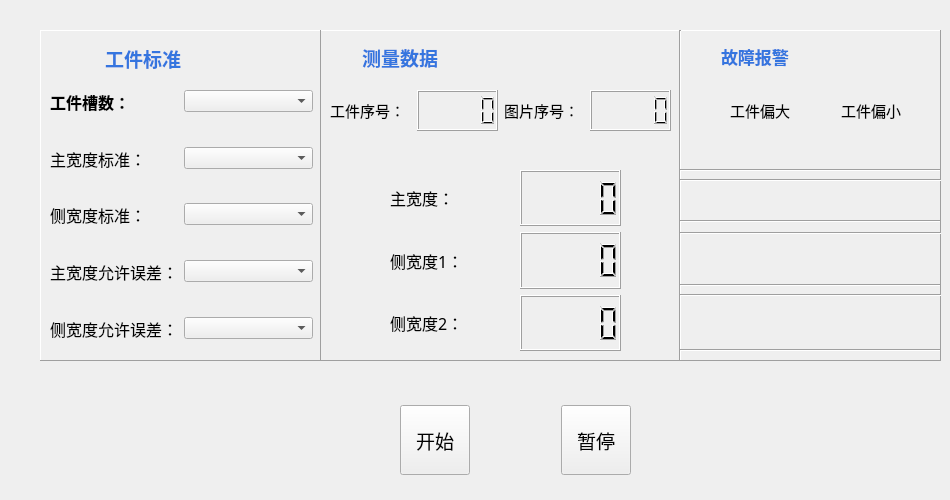
    <widget class="QWidget" name="tab">
     <attribute name="title">
      <string>主界面</string>
     </attribute>
     <widget class="QFrame" name="frame_3">
      <property name="geometry">
       <rect>
        <x>320</x>
        <y>30</y>
        <width>621</width>
        <height>331</height>
       </rect>
      </property>
      <property name="frameShape">
       <enum>QFrame::Panel</enum>
      </property>
      <property name="frameShadow">
       <enum>QFrame::Raised</enum>
      </property>
      <widget class="QWidget" name="layoutWidget_2">
       <property name="geometry">
        <rect>
         <x>370</x>
         <y>10</y>
         <width>131</width>
         <height>32</height>
        </rect>
       </property>
       <layout class="QHBoxLayout" name="horizontalLayout_3">
        <item>
         <widget class="QLabel" name="label_5">
          <property name="minimumSize">
           <size>
            <width>25</width>
            <height>25</height>
           </size>
          </property>
          <property name="maximumSize">
           <size>
            <width>25</width>
            <height>25</height>
           </size>
          </property>
          <property name="text">
           <string/>
          </property>
          <property name="pixmap">
           <pixmap resource="res.qrc">:/image/image/danger.png</pixmap>
          </property>
          <property name="scaledContents">
           <bool>true</bool>
          </property>
         </widget>
        </item>
        <item>
         <widget class="QLabel" name="label_6">
          <property name="font">
           <font>
            <family>微软雅黑</family>
            <pointsize>13</pointsize>
            <weight>75</weight>
            <bold>true</bold>
           </font>
          </property>
          <property name="autoFillBackground">
           <bool>false</bool>
          </property>
          <property name="styleSheet">
           <string notr="true">color:rgb(53, 117, 223)</string>
          </property>
          <property name="text">
           <string>故障报警</string>
          </property>
          <property name="wordWrap">
           <bool>false</bool>
          </property>
         </widget>
        </item>
       </layout>
      </widget>
      <widget class="Line" name="line">
       <property name="geometry">
        <rect>
         <x>330</x>
         <y>0</y>
         <width>61</width>
         <height>331</height>
        </rect>
       </property>
       <property name="orientation">
        <enum>Qt::Vertical</enum>
       </property>
      </widget>
      <widget class="QWidget" name="layoutWidget">
       <property name="geometry">
        <rect>
         <x>70</x>
         <y>140</y>
         <width>94</width>
         <height>181</height>
        </rect>
       </property>
       <layout class="QVBoxLayout" name="verticalLayout">
        <item>
         <widget class="QLabel" name="label_25">
          <property name="font">
           <font>
            <family>微软雅黑</family>
            <pointsize>12</pointsize>
            <kerning>false</kerning>
           </font>
          </property>
          <property name="text">
           <string>主宽度：</string>
          </property>
         </widget>
        </item>
        <item>
         <widget class="QLabel" name="label_26">
          <property name="font">
           <font>
            <family>微软雅黑</family>
            <pointsize>12</pointsize>
            <kerning>false</kerning>
           </font>
          </property>
          <property name="text">
           <string>侧宽度1：</string>
          </property>
         </widget>
        </item>
        <item>
         <widget class="QLabel" name="label_27">
          <property name="font">
           <font>
            <family>微软雅黑</family>
            <pointsize>12</pointsize>
            <kerning>false</kerning>
           </font>
          </property>
          <property name="text">
           <string>侧宽度2：</string>
          </property>
         </widget>
        </item>
       </layout>
      </widget>
      <widget class="QWidget" name="layoutWidget">
       <property name="geometry">
        <rect>
         <x>200</x>
         <y>140</y>
         <width>101</width>
         <height>181</height>
        </rect>
       </property>
       <layout class="QVBoxLayout" name="verticalLayout_2">
        <item>
         <widget class="QLCDNumber" name="lcdMainwidth"/>
        </item>
        <item>
         <widget class="QLCDNumber" name="lcdSidewidth1"/>
        </item>
        <item>
         <widget class="QLCDNumber" name="lcdSidewidth2"/>
        </item>
       </layout>
      </widget>
      <widget class="QWidget" name="layoutWidget">
       <property name="geometry">
        <rect>
         <x>410</x>
         <y>60</y>
         <width>171</width>
         <height>41</height>
        </rect>
       </property>
       <layout class="QHBoxLayout" name="horizontalLayout">
        <item>
         <widget class="QLabel" name="label">
          <property name="font">
           <font>
            <family>微软雅黑</family>
            <pointsize>11</pointsize>
           </font>
          </property>
          <property name="text">
           <string>工件偏大</string>
          </property>
         </widget>
        </item>
        <item>
         <spacer name="horizontalSpacer">
          <property name="orientation">
           <enum>Qt::Horizontal</enum>
          </property>
          <property name="sizeHint" stdset="0">
           <size>
            <width>40</width>
            <height>20</height>
           </size>
          </property>
         </spacer>
        </item>
        <item>
         <widget class="QLabel" name="label_2">
          <property name="font">
           <font>
            <family>微软雅黑</family>
            <pointsize>11</pointsize>
           </font>
          </property>
          <property name="text">
           <string>工件偏小</string>
          </property>
         </widget>
        </item>
       </layout>
      </widget>
      <widget class="Line" name="line_2">
       <property name="geometry">
        <rect>
         <x>360</x>
         <y>250</y>
         <width>281</width>
         <height>31</height>
        </rect>
       </property>
       <property name="orientation">
        <enum>Qt::Horizontal</enum>
       </property>
      </widget>
      <widget class="Line" name="line_3">
       <property name="geometry">
        <rect>
         <x>360</x>
         <y>195</y>
         <width>281</width>
         <height>16</height>
        </rect>
       </property>
       <property name="orientation">
        <enum>Qt::Horizontal</enum>
       </property>
      </widget>
      <widget class="Line" name="line_4">
       <property name="geometry">
        <rect>
         <x>360</x>
         <y>130</y>
         <width>261</width>
         <height>21</height>
        </rect>
       </property>
       <property name="orientation">
        <enum>Qt::Horizontal</enum>
       </property>
      </widget>
      <widget class="QLabel" name="light_main_s">
       <property name="geometry">
        <rect>
         <x>530</x>
         <y>150</y>
         <width>31</width>
         <height>31</height>
        </rect>
       </property>
       <property name="styleSheet">
        <string notr="true">border-image: url(:/image/image/error1.png);</string>
       </property>
       <property name="text">
        <string/>
       </property>
       <property name="scaledContents">
        <bool>true</bool>
       </property>
      </widget>
      <widget class="QLabel" name="light_side1_s">
       <property name="geometry">
        <rect>
         <x>530</x>
         <y>215</y>
         <width>31</width>
         <height>31</height>
        </rect>
       </property>
       <property name="styleSheet">
        <string notr="true">border-image: url(:/image/image/error1.png);</string>
       </property>
       <property name="text">
        <string/>
       </property>
       <property name="scaledContents">
        <bool>true</bool>
       </property>
      </widget>
      <widget class="QLabel" name="light_main_l">
       <property name="geometry">
        <rect>
         <x>430</x>
         <y>150</y>
         <width>31</width>
         <height>31</height>
        </rect>
       </property>
       <property name="minimumSize">
        <size>
         <width>8</width>
         <height>0</height>
        </size>
       </property>
       <property name="styleSheet">
        <string notr="true">border-image: url(:/image/image/error1.png);</string>
       </property>
       <property name="text">
        <string/>
       </property>
       <property name="scaledContents">
        <bool>true</bool>
       </property>
      </widget>
      <widget class="QLabel" name="light_side1_l">
       <property name="geometry">
        <rect>
         <x>430</x>
         <y>215</y>
         <width>31</width>
         <height>31</height>
        </rect>
       </property>
       <property name="styleSheet">
        <string notr="true">border-image: url(:/image/image/error1.png);</string>
       </property>
       <property name="text">
        <string/>
       </property>
       <property name="scaledContents">
        <bool>true</bool>
       </property>
      </widget>
      <widget class="QLabel" name="light_side2_l">
       <property name="geometry">
        <rect>
         <x>430</x>
         <y>275</y>
         <width>31</width>
         <height>31</height>
        </rect>
       </property>
       <property name="styleSheet">
        <string notr="true">border-image: url(:/image/image/error1.png);</string>
       </property>
       <property name="text">
        <string/>
       </property>
       <property name="scaledContents">
        <bool>true</bool>
       </property>
      </widget>
      <widget class="QLabel" name="light_side2_s">
       <property name="geometry">
        <rect>
         <x>530</x>
         <y>275</y>
         <width>31</width>
         <height>31</height>
        </rect>
       </property>
       <property name="styleSheet">
        <string notr="true">border-image: url(:/image/image/error1.png);</string>
       </property>
       <property name="text">
        <string/>
       </property>
       <property name="scaledContents">
        <bool>true</bool>
       </property>
      </widget>
      <widget class="QWidget" name="layoutWidget">
       <property name="geometry">
        <rect>
         <x>11</x>
         <y>11</y>
         <width>126</width>
         <height>33</height>
        </rect>
       </property>
       <layout class="QHBoxLayout" name="horizontalLayout_5">
        <item>
         <widget class="QLabel" name="label_7">
          <property name="minimumSize">
           <size>
            <width>25</width>
            <height>25</height>
           </size>
          </property>
          <property name="maximumSize">
           <size>
            <width>25</width>
            <height>25</height>
           </size>
          </property>
          <property name="text">
           <string/>
          </property>
          <property name="pixmap">
           <pixmap resource="res.qrc">:/image/image/set.png</pixmap>
          </property>
          <property name="scaledContents">
           <bool>true</bool>
          </property>
         </widget>
        </item>
        <item>
         <widget class="QLabel" name="label_8">
          <property name="font">
           <font>
            <family>微软雅黑</family>
            <pointsize>14</pointsize>
            <weight>75</weight>
            <bold>true</bold>
           </font>
          </property>
          <property name="autoFillBackground">
           <bool>false</bool>
          </property>
          <property name="styleSheet">
           <string notr="true">color:rgb(53, 117, 223)</string>
          </property>
          <property name="text">
           <string>测量数据</string>
          </property>
          <property name="wordWrap">
           <bool>false</bool>
          </property>
         </widget>
        </item>
       </layout>
      </widget>
      <widget class="Line" name="line_5">
       <property name="geometry">
        <rect>
         <x>360</x>
         <y>310</y>
         <width>261</width>
         <height>21</height>
        </rect>
       </property>
       <property name="orientation">
        <enum>Qt::Horizontal</enum>
       </property>
      </widget>
      <widget class="Line" name="line_6">
       <property name="geometry">
        <rect>
         <x>360</x>
         <y>240</y>
         <width>261</width>
         <height>31</height>
        </rect>
       </property>
       <property name="orientation">
        <enum>Qt::Horizontal</enum>
       </property>
      </widget>
      <widget class="Line" name="line_7">
       <property name="geometry">
        <rect>
         <x>360</x>
         <y>181</y>
         <width>261</width>
         <height>21</height>
        </rect>
       </property>
       <property name="orientation">
        <enum>Qt::Horizontal</enum>
       </property>
      </widget>
      <widget class="Line" name="line_8">
       <property name="geometry">
        <rect>
         <x>360</x>
         <y>140</y>
         <width>281</width>
         <height>21</height>
        </rect>
       </property>
       <property name="orientation">
        <enum>Qt::Horizontal</enum>
       </property>
      </widget>
      <widget class="QWidget" name="layoutWidget">
       <property name="geometry">
        <rect>
         <x>10</x>
         <y>60</y>
         <width>341</width>
         <height>41</height>
        </rect>
       </property>
       <layout class="QHBoxLayout" name="horizontalLayout_4">
        <item>
         <widget class="QLabel" name="label_24">
          <property name="font">
           <font>
            <family>微软雅黑</family>
            <pointsize>11</pointsize>
            <kerning>false</kerning>
           </font>
          </property>
          <property name="text">
           <string>工件序号：</string>
          </property>
         </widget>
        </item>
        <item>
         <widget class="QLCDNumber" name="lcdPartNumber"/>
        </item>
        <item>
         <widget class="QLabel" name="label_33">
          <property name="font">
           <font>
            <family>微软雅黑</family>
            <pointsize>11</pointsize>
            <kerning>false</kerning>
           </font>
          </property>
          <property name="text">
           <string>图片序号：</string>
          </property>
         </widget>
        </item>
        <item>
         <widget class="QLCDNumber" name="lcdPictureNumber"/>
        </item>
       </layout>
      </widget>
     </widget>
     <widget class="QWidget" name="layoutWidget">
      <property name="geometry">
       <rect>
        <x>400</x>
        <y>390</y>
        <width>231</width>
        <height>101</height>
       </rect>
      </property>
      <layout class="QHBoxLayout" name="horizontalLayout_15">
       <item>
        <widget class="QToolButton" name="startButton">
         <property name="minimumSize">
          <size>
           <width>70</width>
           <height>70</height>
          </size>
         </property>
         <property name="maximumSize">
          <size>
           <width>70</width>
           <height>70</height>
          </size>
         </property>
         <property name="font">
          <font>
           <family>宋体</family>
           <pointsize>14</pointsize>
          </font>
         </property>
         <property name="styleSheet">
          <string notr="true"/>
         </property>
         <property name="text">
          <string>开始</string>
         </property>
        </widget>
       </item>
       <item>
        <spacer name="horizontalSpacer_3">
         <property name="orientation">
          <enum>Qt::Horizontal</enum>
         </property>
         <property name="sizeHint" stdset="0">
          <size>
           <width>40</width>
           <height>20</height>
          </size>
         </property>
        </spacer>
       </item>
       <item>
        <widget class="QToolButton" name="stopButton">
         <property name="minimumSize">
          <size>
           <width>70</width>
           <height>70</height>
          </size>
         </property>
         <property name="maximumSize">
          <size>
           <width>70</width>
           <height>70</height>
          </size>
         </property>
         <property name="font">
          <font>
           <family>宋体</family>
           <pointsize>14</pointsize>
          </font>
         </property>
         <property name="cursor">
          <cursorShape>ArrowCursor</cursorShape>
         </property>
         <property name="text">
          <string>暂停</string>
         </property>
        </widget>
       </item>
      </layout>
     </widget>
     <widget class="QFrame" name="frame_2">
      <property name="geometry">
       <rect>
        <x>40</x>
        <y>30</y>
        <width>281</width>
        <height>331</height>
       </rect>
      </property>
      <property name="frameShape">
       <enum>QFrame::Panel</enum>
      </property>
      <property name="frameShadow">
       <enum>QFrame::Raised</enum>
      </property>
      <widget class="QWidget" name="layoutWidget_5">
       <property name="geometry">
        <rect>
         <x>10</x>
         <y>12</y>
         <width>131</width>
         <height>33</height>
        </rect>
       </property>
       <layout class="QHBoxLayout" name="horizontalLayout_7">
        <item>
         <widget class="QLabel" name="label_16">
          <property name="styleSheet">
           <string notr="true">border-image: url(:/image/image/B1.png);</string>
          </property>
          <property name="text">
           <string/>
          </property>
         </widget>
        </item>
        <item>
         <widget class="QLabel" name="label_18">
          <property name="font">
           <font>
            <family>微软雅黑</family>
            <pointsize>14</pointsize>
            <weight>75</weight>
            <bold>true</bold>
           </font>
          </property>
          <property name="autoFillBackground">
           <bool>false</bool>
          </property>
          <property name="styleSheet">
           <string notr="true">color:rgb(53, 117, 223)</string>
          </property>
          <property name="text">
           <string>工件标准</string>
          </property>
          <property name="wordWrap">
           <bool>false</bool>
          </property>
         </widget>
        </item>
       </layout>
      </widget>
      <widget class="QWidget" name="layoutWidget">
       <property name="geometry">
        <rect>
         <x>10</x>
         <y>60</y>
         <width>263</width>
         <height>251</height>
        </rect>
       </property>
       <layout class="QFormLayout" name="formLayout">
        <item row="0" column="0">
         <widget class="QLabel" name="label_19">
          <property name="font">
           <font>
            <pointsize>12</pointsize>
            <weight>75</weight>
            <bold>true</bold>
           </font>
          </property>
          <property name="text">
           <string>工件槽数：</string>
          </property>
         </widget>
        </item>
        <item row="0" column="1">
         <widget class="QComboBox" name="slotBox"/>
        </item>
        <item row="2" column="0">
         <widget class="QLabel" name="label_20">
          <property name="font">
           <font>
            <pointsize>12</pointsize>
           </font>
          </property>
          <property name="text">
           <string>主宽度标准：</string>
          </property>
         </widget>
        </item>
        <item row="2" column="1">
         <widget class="QComboBox" name="mainwidthBox"/>
        </item>
        <item row="4" column="0">
         <widget class="QLabel" name="label_21">
          <property name="font">
           <font>
            <pointsize>12</pointsize>
           </font>
          </property>
          <property name="text">
           <string>侧宽度标准：</string>
          </property>
         </widget>
        </item>
        <item row="4" column="1">
         <widget class="QComboBox" name="sidewidthBox"/>
        </item>
        <item row="6" column="0">
         <widget class="QLabel" name="label_22">
          <property name="font">
           <font>
            <pointsize>12</pointsize>
           </font>
          </property>
          <property name="text">
           <string>主宽度允许误差：</string>
          </property>
         </widget>
        </item>
        <item row="6" column="1">
         <widget class="QComboBox" name="mainerrorBox"/>
        </item>
        <item row="8" column="0">
         <widget class="QLabel" name="label_23">
          <property name="font">
           <font>
            <pointsize>12</pointsize>
           </font>
          </property>
          <property name="text">
           <string>侧宽度允许误差：</string>
          </property>
         </widget>
        </item>
        <item row="8" column="1">
         <widget class="QComboBox" name="sideerrorBox"/>
        </item>
        <item row="1" column="0">
         <spacer name="verticalSpacer">
          <property name="orientation">
           <enum>Qt::Vertical</enum>
          </property>
          <property name="sizeHint" stdset="0">
           <size>
            <width>20</width>
            <height>40</height>
           </size>
          </property>
         </spacer>
        </item>
        <item row="3" column="0">
         <spacer name="verticalSpacer_2">
          <property name="orientation">
           <enum>Qt::Vertical</enum>
          </property>
          <property name="sizeHint" stdset="0">
           <size>
            <width>20</width>
            <height>40</height>
           </size>
          </property>
         </spacer>
        </item>
        <item row="5" column="0">
         <spacer name="verticalSpacer_3">
          <property name="orientation">
           <enum>Qt::Vertical</enum>
          </property>
          <property name="sizeHint" stdset="0">
           <size>
            <width>20</width>
            <height>40</height>
           </size>
          </property>
         </spacer>
        </item>
        <item row="7" column="0">
         <spacer name="verticalSpacer_4">
          <property name="orientation">
           <enum>Qt::Vertical</enum>
          </property>
          <property name="sizeHint" stdset="0">
           <size>
            <width>20</width>
            <height>40</height>
           </size>
          </property>
         </spacer>
        </item>
       </layout>
      </widget>
     </widget>
    </widget>
